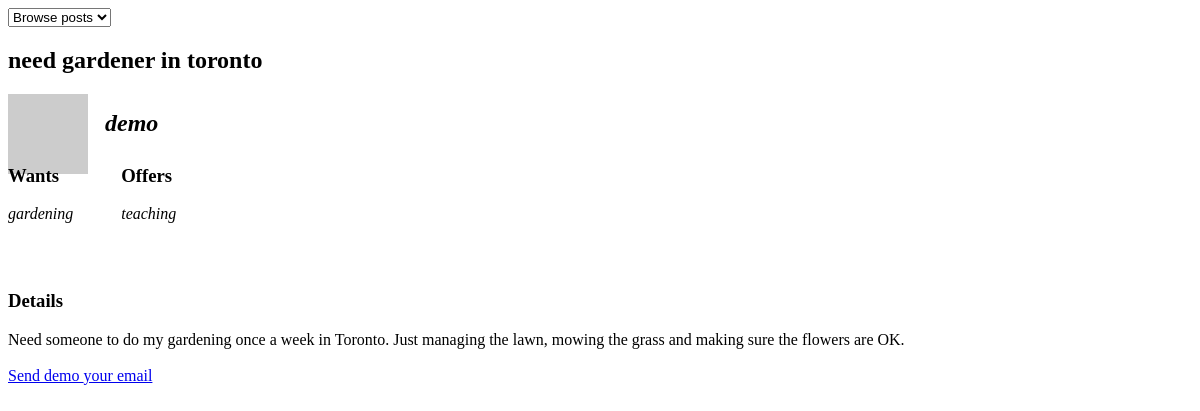
Page /offers?id=55 (signed in) on the committed database.
### tables this page shows
CREATE TABLE IF NOT EXISTS `post_details` (
  `id` int(11) NOT NULL AUTO_INCREMENT,
  `post_id` int(11) NOT NULL COMMENT 'FK (posts.id)',
  `service_id` int(11) NOT NULL COMMENT 'FK (services.id)',
  PRIMARY KEY (`id`)
);

CREATE TABLE IF NOT EXISTS `posts` (
  `id` int(11) NOT NULL AUTO_INCREMENT,
  `user_id` int(11) NOT NULL COMMENT 'FK (users.id)',
  `want` tinyint(1) NOT NULL COMMENT 'bool',
  `title` varchar(150) NOT NULL,
  `content` varchar(900) NOT NULL,
  `time` timestamp NOT NULL DEFAULT CURRENT_TIMESTAMP,
  PRIMARY KEY (`id`)
);

CREATE TABLE IF NOT EXISTS `users` (
  `id` int(11) NOT NULL AUTO_INCREMENT,
  `username` varchar(30) NOT NULL,
  `country` text NOT NULL,
  `city` varchar(60) NOT NULL,
  `email` varchar(40) NOT NULL,
  `bio` varchar(600) NOT NULL COMMENT '600max',
  `encrypted_password` varchar(45) NOT NULL,
  `date_joined` date NOT NULL COMMENT 'date joined',
  PRIMARY KEY (`id`)
);

### app/post/post.php (called while the page is built, shortened)
<?php
class Post extends TableObject {
    public static function find($table="posts", array $options) {
        if (isset($options["all"])) {
            $SQL = "SELECT posts.id, posts.user_id, posts.title, posts.content, posts.time, post_details.service_id FROM $table INNER JOIN post_details ON posts.id = post_details.post_id ORDER BY id DESC;";
        } elseif (isset($options["byID"])) {
            $SQL = "SELECT posts.id, posts.user_id, posts.title, posts.content, posts.time, post_details.service_id FROM $table INNER JOIN post_details ON posts.id = post_details.post_id WHERE ";
            foreach($options["byID"] as $id) {
                $SQL .= "posts.id = $id OR ";
            }
            $SQL  = substr($SQL, 0, -4);
            $SQL .= " ORDER BY posts.id DESC;";
        } elseif (isset($options["filter"])) {
            $SQL = $options["SQL"];
        } else {
            $SQL = 'error';
        }
        $res = mysql_query($SQL);
        $posts = array();
        $allServices = Service::find("services", array("all" => true));
        $myServices = array();
        $idTracker = array();
        while ($row = mysql_fetch_assoc($res)) {
            if (!in_array($row['id'], $idTracker)) {
                $idTracker[] = $row['id'];
                foreach($allServices as $service) {
                    if ($service->id == $row['service_id']) {
                        if (!isset($myServices[ $row['id'] ])) {
                            $myServices[ $row['id'] ] = array(new Service($service->id, $service->name));
                        } else {
                            array_push($myServices[ $row['id'] ], new Service($service->id, $service->name));
                        }
                    }
                }
                $usernameSQL = "SELECT users.username FROM users INNER JOIN posts ON users.id = posts.user_id WHERE users.id = '{$row['user_id']}' LIMIT 1;";
                $res2 = DB::try_query($usernameSQL);
                $username = mysql_fetch_assoc($res2);
                $post = new Post($row['id'], $row['user_id'], $row['title'], $row['content'], $row['time'], $myServices[ $row['id'] ], $username);
                $posts[] = $post;
            }
        }
        return $posts;
    }
    function __construct($id, $userID, $title, $body, $timestamp, $services=NULL, $username=NULL) {
        $this->title = $title;
        $this->body = $body;
    }
}
?>

### app/service/service.php (called while the page is built, shortened)
<?php
class Service extends TableObject {
    public static function find($table="services", array $options) {
        if (isset($options["all"])) {
            $customSQL = "SELECT * FROM $table;";
            $res = TableObject::findAll($table, $customSQL);
            $services = array();
            while ($row = mysql_fetch_assoc($res)) {
                $service = new Service($row['id'], $row['name']);
                $services[] = $service;
            }
            return $services;
        }
        elseif (isset($options["byID"])) {
            TableObject::findById($table, $options['byID']);
        }
    }
    public function __construct($id, $name) {
        $this->id   = $id;
        $this->name = $name;
    }
}

### lib/abstract_classes.php (called while the page is built, shortened)
<?php
abstract class TableObject {
    protected static function findAll($table=NULL, $customSQL=NULL) {
        if (!$customSQL) {
            $SQL = "SELECT * FROM $table WHERE id = ?";
        } else {
            $SQL = $customSQL;
        }
        $res = DB::try_query($SQL);
        return $res;
    }
}

### lib/core-ext.php (called while the page is built, shortened)
<?php
class DB {
    public static function try_query($query) {
        $res = mysql_query($query);
        return $res;
    }
}

### app/user/user.php (called while the page is built, shortened)
<?php
class UserRetriever {
    public static function build($username) {
        $selectUserSQL = "SELECT * FROM users WHERE username = '{$username}'";
        $result = mysql_query($selectUserSQL);
        while ($row = mysql_fetch_assoc($result)) {
            $id         = $row['id'];
            $username   = $row['username'];
            $country    = $row['country'];
            $city       = $row['city'];
            $email      = $row['email'];
            $bio        = $row['bio'];
            $pass       = $row['encrypted_password'];
            $dateJoined = $row['date_joined'];
            return new User($id, $username, $country, $city, $email, $bio,  array(), $pass, $dateJoined);
        }
    }
}
class User extends TableObject {
    function __construct($id, $name, $country, $city, $email, $bio, array $offers, $password=NULL, $dateJoined=NULL) {
        $this->id      = $id;
        $this->name    = $name;
        $this->email   = $email;
    }
}

### app/user/user_helper.php (called while the page is built)
<?php
class UserHelper {
    public static function findUserAssocPostID($postID) {
        $SQL = "SELECT users.username FROM users INNER JOIN posts ON users.id = posts.user_id WHERE posts.id = $postID LIMIT 1;";
        $res = DB::try_query($SQL);
        $row = mysql_fetch_assoc($res);
        $username = $row['username'];
        $user = UserRetriever::build($username);
        return $user;
    }
}

### public/offers.php (the view, shortened to what this page needs)
<html>
<head>
</head>
<body>
<?php
if (isset($_SESSION['user'])) {
    print <<<HTML
    <form id="browse" action=offers.php method="get">
        <select id="browse_by" onChange="getProperPage(this);">
        <option value=""         name="browse_by">Browse posts</option>
        <option value="all"      name="browse_by">all</option>
        <option value="category" name="browse_by">by category</option>
        </select>
    </form>
HTML;
}
if (isset($_GET['browse_by'])) {
    $basePath = "offers.php?category=";
    print <<<HTML
<div id="categories">
<a href="{$basePath}home_repair">Home repair</a><br />
<a href="{$basePath}gardening">Gardening</a><br />
<a href="{$basePath}carpooling_moving">Carpooling/Moving</a><br />
<a href="{$basePath}teaching">Teaching</a><br />
<a href="{$basePath}care_giving">Caregiving</a><br />
<a href="{$basePath}cooking">Cooking</a><br />
<a href="{$basePath}designing">Designing</a><br />
<a href="{$basePath}accounting">Accounting</a><br />
<a href="{$basePath}dog_walking">Dog Walking</a><br />
</div>
HTML;
} elseif (isset($_GET['id'])) {
    $options = array("byID" => array($_GET['id']));
    $posts = Post::find("posts", $options);
    foreach($posts as $post) {
        $display = new PostDisplayer();
        $display->longFormat($post);
        print $display;
    }
    if (isset($_SESSION['user'])) {
        $userOfPoster = UserHelper::findUserAssocPostID($_GET['id']);
        if ($_SESSION['user'] != $userOfPoster->name) {
            $regardingPost = $_GET['id'];
            print <<<HTML
            <br />
            <div id="send_your_email">
            <a href="notify.php?user={$userOfPoster->id}&send_email=true&regarding_post={$regardingPost}">Send {$userOfPoster->name} your email</a>
            </div>
HTML;
        }
    }
}
?>
</body>
</html>

### app/user/user_displayer.php (shortened to what this page needs)
<?php
class UserDisplayer extends BaseDisplayer {
    public function shortFormat(TableObject $user) {
        $this->html  = '<div class="user">';
        $this->html .= "<div class=\"user_pic\"><a href=\"users/profile.php?user={$user->name}\"><img src=\"{$this->gravatar($user->email, 60)}\" /></a></div><br />";
        $this->html .= "<div class=\"username\"><h2>{$user->name}</h2></div>";
        $this->html .= "</div>";
    }
    public function gravatar($email, $size=80) {
        $defaultIMG = "";
        $gravURL = "http://www.gravatar.com/avatar/" . md5(strtolower(trim($email))) . "?d=" .
                    urlencode($defaultIMG) . "&s={$size}";
        return $gravURL;
    }
}

### app/post/post_displayer.php (shortened to what this page needs)
<?php
class PostDisplayer extends BaseDisplayer {
    public $html;
    public function __toString() {
        return $this->html;
    }
    public function longFormat(TableObject $post) {
        $userWhoPosted = UserRetriever::build($post->username['username']);
        $userDisplayer = new UserDisplayer($userWhoPosted);
        $userDisplayer->shortFormat($userWhoPosted);
        $this->html  = <<<HTML
        <div class="post">
HTML;
        $this->html .= "<h2>$post->title</h2>";
        $this->html .= $userDisplayer;
        $this->html .= '<div class="user_wants">';
        $this->html .= "<h3>Wants</h3>";
        foreach($post->services as $s) {
            $this->html .= '<i class="service_name">';
            $this->html .= $s->name;
            $this->html .= '</i><br />';
        }
        $this->html .= '</div>';
        $this->html .= '<div class="user_offers">';
        $this->html .= "<h3>Offers</h3>";
        foreach($userWhoPosted->offers as $o) {
            $this->html .= '<i class="service_name">';
            $this->html .= $o;
            $this->html .= '</i><br />';
        }
        $this->html .= '</div><br class="clear" />';
        $this->html .= <<<HTML
        <h3>Details</h3>
        <div class="content">
        $post->body
        </div>
        </div>
HTML;
    }
}

### public/offers.php (style rules this page uses)
.user_pic { float:left; }
.user { max-height:80px; min-height:80px; margin-bottom:20px; }
.username { float:left; position:relative; bottom:22px; margin-left:17px; font-style:italic; }
.user_offers, .user_wants { float:left; margin-top:-3em; margin-bottom:3em; }
.user_offers { margin-left:3em; }

### rows in the picture
post_details: post.title "need gardener in toronto", users.username "demo", display "gardening teaching", post.content "Need someone to do my gardening once a week in Toronto. Just managing the lawn, mowing the grass and making sure the flowers are OK."
users: username "demo"
